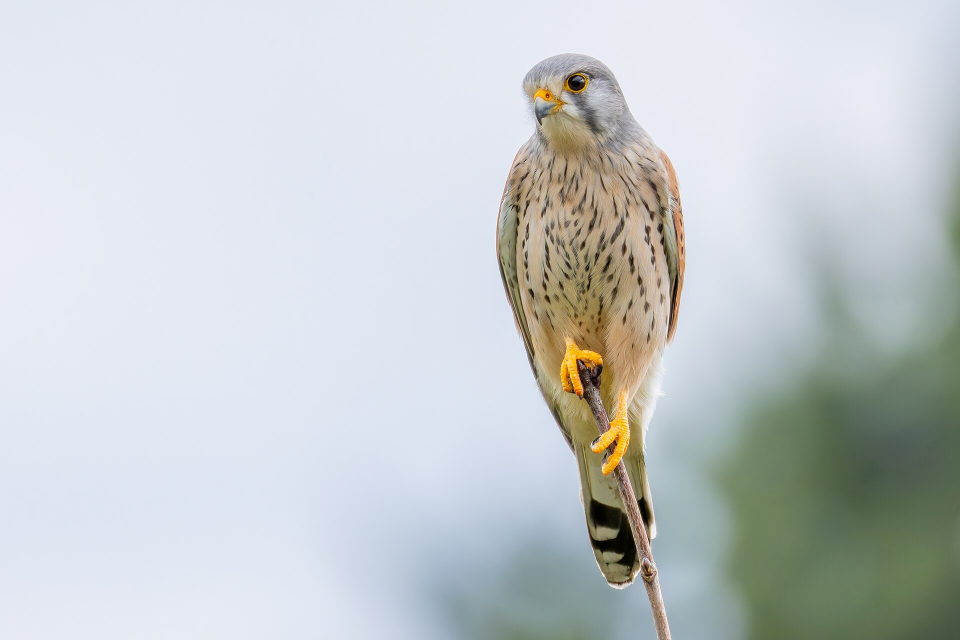
#> input picture src/assets/kestrel-source.jpg, 1920 x 1280 px (shown at 1/2 size)
$ python dither.py
#> lines starting #> are read from the running program, lines starting #| are printed output that depends on the picture; after the words box and inside, x2 and y2 are one past the last pixel; in counts of white or black regions, pixels touching at a corner belong together
#> in main, img is the input picture: PIL image 1920x1280 RGB; mean R, G, B 196.8, 202.1, 204.4
#!/usr/bin/env python3
"""Turn a photo into a faint, monochrome dithered watermark PNG for the resume background.

Deterministic (no RNG) so builds are reproducible. Reads a local image, converts to
grayscale, optionally adjusts levels, applies an error-diffusion or ordered dither, and
writes an RGBA PNG where the "paper" (light) areas are transparent and the "ink" (dark)
areas use a chosen colour at a chosen opacity. LaTeX then places this faint image behind
the resume text.

Usage (from scripts/, via uv):
    uv run dither.py                              # defaults: ../src/assets/kestrel-source.jpg -> kestrel-dither.png
    uv run dither.py --mode atkinson --opacity 0.10 --ink 1F2A37 --width 1500
"""
from __future__ import annotations

import argparse
from pathlib import Path

import numpy as np
from PIL import Image, ImageOps

HERE = Path(__file__).resolve().parent
DEFAULT_IN = HERE.parent / "src" / "assets" / "kestrel-source.jpg"
DEFAULT_OUT = HERE.parent / "src" / "assets" / "kestrel-dither.png"


def hex_to_rgb(s: str) -> tuple[int, int, int]:
    s = s.lstrip("#")
    return tuple(int(s[i : i + 2], 16) for i in (0, 2, 4))  # type: ignore[return-value]


def parse_crop(s: str | None, w: int, h: int) -> tuple[int, int, int, int] | None:
    """Parse 'l,t,r,b' fractions (0..1) into a pixel box, or None."""
    if not s:
        return None
    l, t, r, b = (float(x) for x in s.split(","))
    return (round(l * w), round(t * h), round(r * w), round(b * h))


def prepare_gray(img: Image.Image, width: int, contrast: float, gamma: float,
                 autocontrast: bool, invert: bool, crop: str | None,
                 black_point: float, white_point: float) -> np.ndarray:
    """Return a float grayscale array in [0,1] (0=black/ink, 1=white/paper)."""
#> called with width = 1500, contrast = 1.2, gamma = 1.05, autocontrast = True, invert = False, crop = '0.42,0.0,0.77,1.0', black_point = 0, white_point = 0.82
    img = img.convert("L")
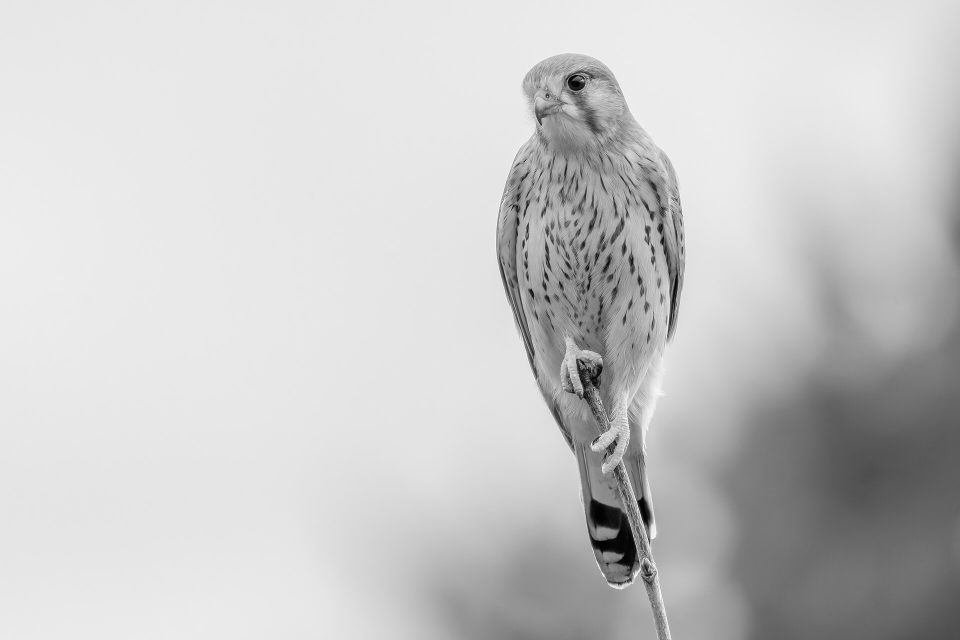
#> img: PIL image 1920x1280 L (shown at 1/2 size); min 0, max 255, mean 200.8
    box = parse_crop(crop, img.width, img.height)
#> box = (806, 0, 1478, 1280)
    if box:
        img = img.crop(box)
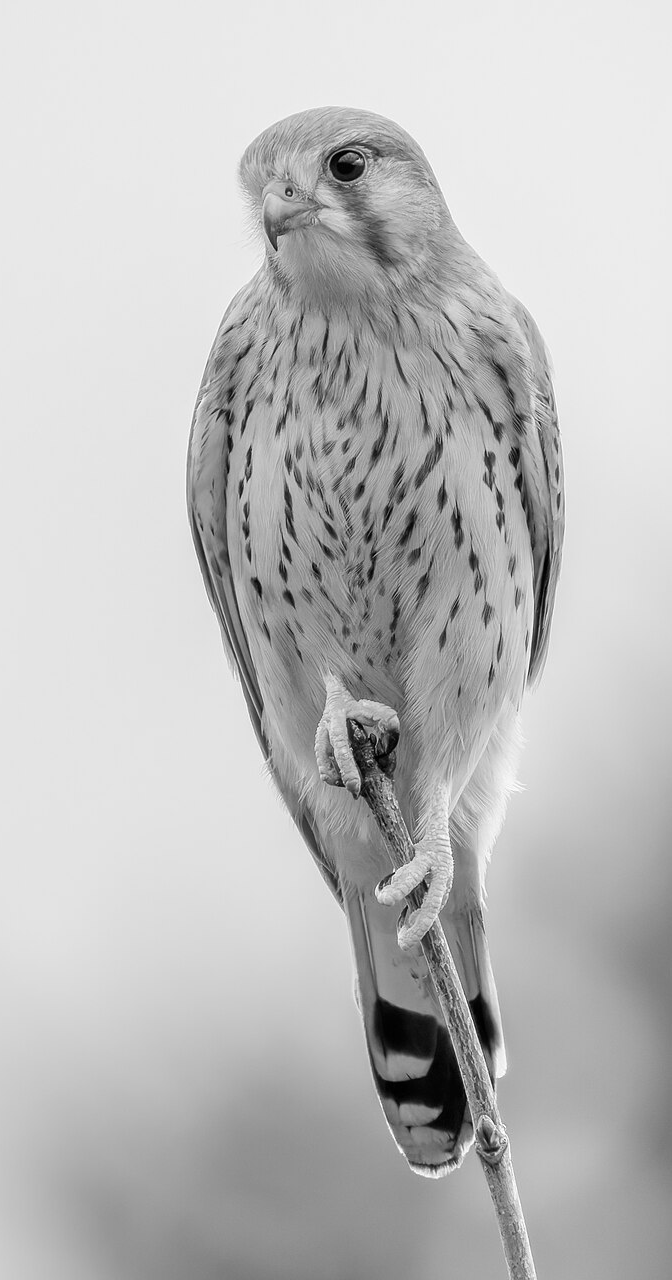
#> img: PIL image 672x1280 L; min 0, max 255, mean 189.3
    if autocontrast:
        img = ImageOps.autocontrast(img, cutoff=1)
    if width and img.width != width:
        h = round(img.height * width / img.width)
#> h = 2857
        img = img.resize((width, h), Image.LANCZOS)
#> img: PIL image 1500x2857 L
    g = np.asarray(img, dtype=np.float64) / 255.0
    if gamma != 1.0:
        g = np.power(g, gamma)
    if contrast != 1.0:                       # pivot around mid-grey
        g = np.clip((g - 0.5) * contrast + 0.5, 0.0, 1.0)
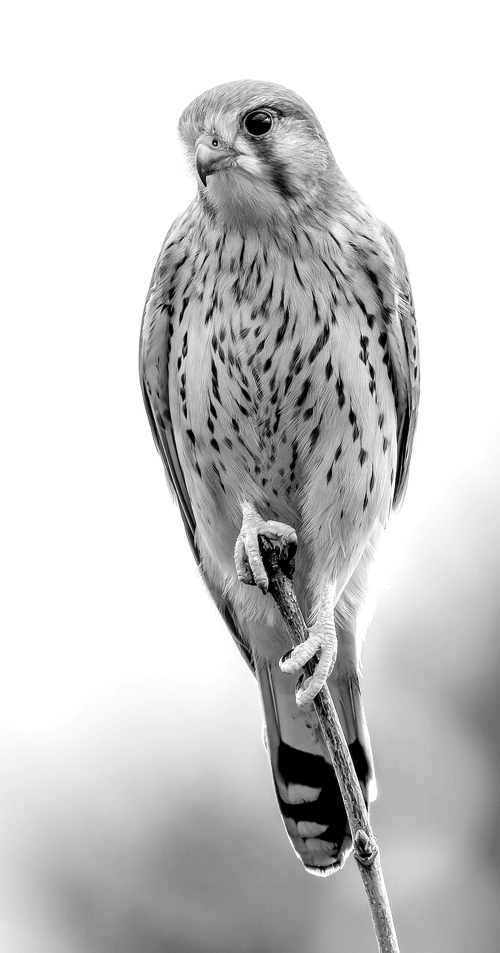
#> g: shape (2857, 1500) float64 (shown at 1/3 size); min 0, max 1, mean 0.793
    if white_point < 1.0 or black_point > 0.0:   # levels: stretch [black,white] -> [0,1]
        g = np.clip((g - black_point) / max(1e-6, white_point - black_point), 0.0, 1.0)
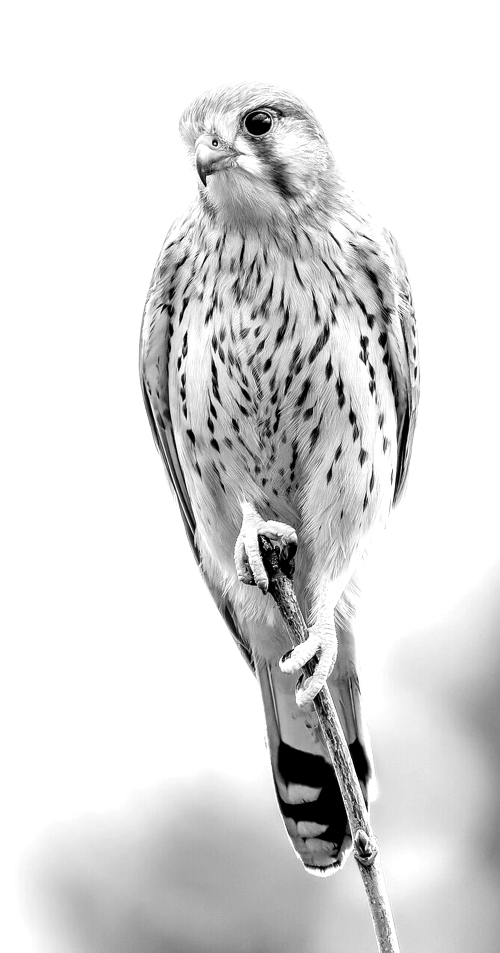
#> g: shape (2857, 1500) float64 (shown at 1/3 size); min 0, max 1, mean 0.861
    if invert:
        g = 1.0 - g
    return g


def dither_error_diffusion(g: np.ndarray, kernel: list[tuple[int, int, float]]) -> np.ndarray:
    """Generic error-diffusion dither. Returns a 0/1 array (1 = ink)."""
    g = g.copy()
    h, w = g.shape
#> h = 2857; w = 1500
    out = np.zeros((h, w), dtype=np.uint8)
    for y in range(h):
        for x in range(w):
            old = g[y, x]
            new = 0.0 if old < 0.5 else 1.0
            out[y, x] = 1 if new == 0.0 else 0          # ink where pixel is dark
            err = old - new
            for dx, dy, f in kernel:
                nx, ny = x + dx, y + dy
                if 0 <= nx < w and 0 <= ny < h:
                    g[ny, nx] += err * f
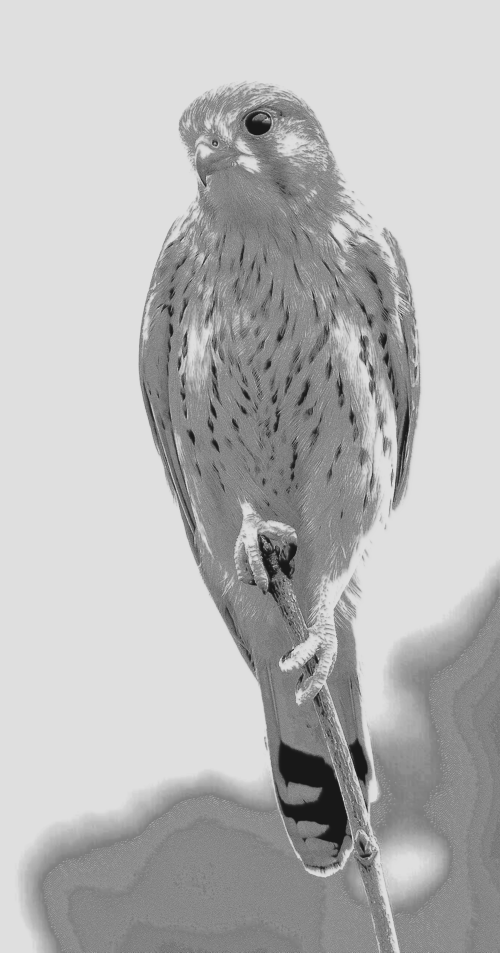
#> g: shape (2857, 1500) float64 (shown at 1/3 size); min -0.121, max 1.16, mean 0.803; drawn with min black and max white
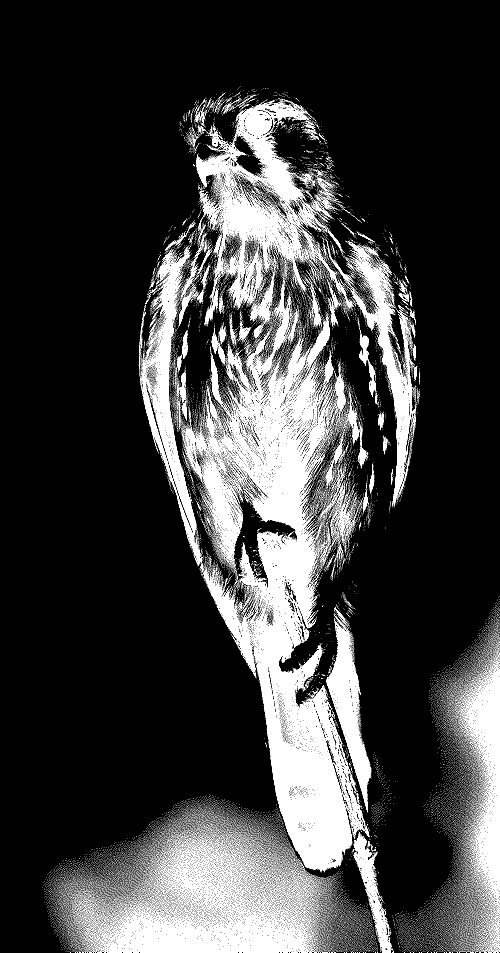
#> out: shape (2857, 1500) (shown at 1/3 size); values 0 (black) and 1 (white), 11.9% white; 84503 white regions (83691 under 20 px), largest, box (x1, y1, x2, y2) and area: (663, 1017, 1109, 2617) 141728, (1053, 779, 1237, 1518) 20877, (451, 749, 590, 1604) 18440
    return out


FLOYD_STEINBERG = [(1, 0, 7 / 16), (-1, 1, 3 / 16), (0, 1, 5 / 16), (1, 1, 1 / 16)]
ATKINSON = [(1, 0, 1 / 8), (2, 0, 1 / 8), (-1, 1, 1 / 8), (0, 1, 1 / 8),
            (1, 1, 1 / 8), (0, 2, 1 / 8)]


def dither_bayer(g: np.ndarray, n: int = 8) -> np.ndarray:
    """Ordered (Bayer) dithering — crisp, regular halftone. Returns 0/1 array (1 = ink)."""
    def bayer(order: int) -> np.ndarray:
        if order == 1:
            return np.array([[0.0]])
        m = bayer(order // 2)
        return np.block([[4 * m, 4 * m + 2], [4 * m + 3, 4 * m + 1]]) / (order * order)

    thresh = bayer(n)
    h, w = g.shape
    tiled = np.tile(thresh, (h // n + 1, w // n + 1))[:h, :w]
    return (g < tiled).astype(np.uint8)          # ink where pixel darker than threshold


def main() -> None:
    ap = argparse.ArgumentParser(description=__doc__)
    ap.add_argument("--input", type=Path, default=DEFAULT_IN)
    ap.add_argument("--output", type=Path, default=DEFAULT_OUT)
    # Defaults reproduce the resume's background watermark from kestrel-source.jpg.
    ap.add_argument("--mode", choices=["fs", "atkinson", "bayer"], default="atkinson")
    ap.add_argument("--width", type=int, default=1500, help="resize width in px (0 = keep)")
    ap.add_argument("--opacity", type=float, default=0.17, help="ink alpha 0..1 (faintness)")
    ap.add_argument("--ink", default="1F2A37", help="ink colour hex (default slate)")
    ap.add_argument("--contrast", type=float, default=1.2)
    ap.add_argument("--gamma", type=float, default=1.05)
    ap.add_argument("--no-autocontrast", dest="autocontrast", action="store_false")
    ap.add_argument("--invert", action="store_true")
    ap.add_argument("--crop", default="0.42,0.0,0.77,1.0",
                    help="'l,t,r,b' fractions 0..1 to crop source")
    ap.add_argument("--black-point", type=float, default=0.0, help="levels black point 0..1")
    ap.add_argument("--white-point", type=float, default=0.82,
                    help="levels white point 0..1 (lower = drop background to white)")
    args = ap.parse_args()

    img = Image.open(args.input)
    g = prepare_gray(img, args.width, args.contrast, args.gamma, args.autocontrast,
                     args.invert, args.crop, args.black_point, args.white_point)

    if args.mode == "bayer":
        ink = dither_bayer(g)
    else:
        kernel = FLOYD_STEINBERG if args.mode == "fs" else ATKINSON
        ink = dither_error_diffusion(g, kernel)

    h, w = ink.shape
#> h = 2857; w = 1500
    r, gc, b = hex_to_rgb(args.ink)
    rgba = np.zeros((h, w, 4), dtype=np.uint8)
    rgba[..., 0] = r
    rgba[..., 1] = gc
    rgba[..., 2] = b
    rgba[..., 3] = (ink * round(args.opacity * 255)).astype(np.uint8)  # paper -> transparent
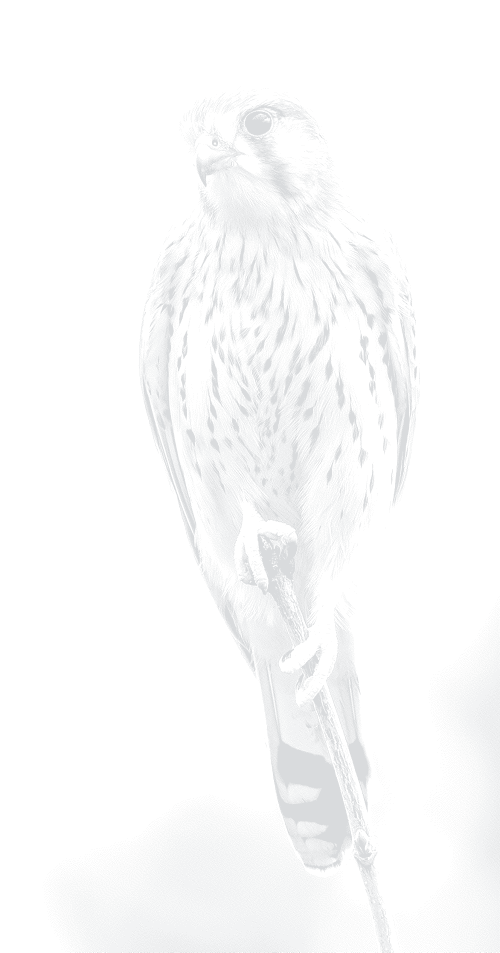
#> rgba: shape (2857, 1500, 4) (shown at 1/3 size); mean of channels 0, 1, 2, 3 31, 42, 55, 5.1; transparent parts drawn white

    args.output.parent.mkdir(parents=True, exist_ok=True)
    Image.fromarray(rgba, "RGBA").save(args.output)
    coverage = 100.0 * ink.mean()
#> coverage = 11.91
    print(f"wrote {args.output}  ({w}x{h}, mode={args.mode}, "
          f"opacity={args.opacity}, ink#{args.ink}, {coverage:.1f}% ink coverage)")
#| wrote src/assets/kestrel-dither.png  (1500x2857, mode=atkinson, opacity=0.17, ink#1F2A37, 11.9% ink coverage)


if __name__ == "__main__":
    main()
